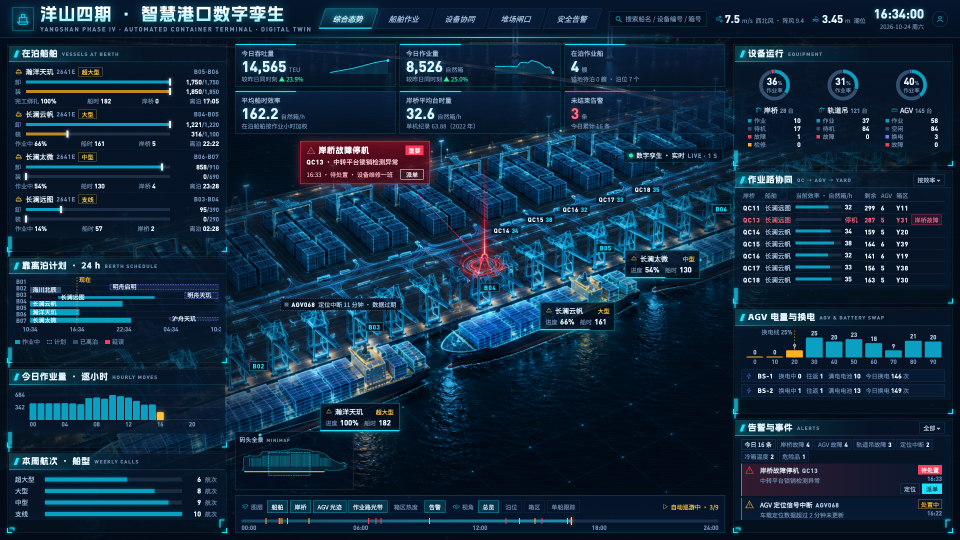
#> input picture docs/design/smart-port/design/final.png, 1920 x 1080 px, found by its file name (shown at 1/2 size)
$ python lum.py ../../docs/design/smart-port/design/final.png
#> lines starting #> are read from the running program, lines starting #| are printed output that depends on the picture
"""量页面截图中央三维区（x 450–1470、y 190–930）的亮度分布，和设计稿对比。

用法：python3 scripts/open-pit/lum.py <截图.png> [<截图2.png> ...]
设计稿（design/final.png）的参考值：RGB 均值 19 / 43 / 58，亮度均值 37、中位 26、90 分位 80、亮度 > 120 的像素占 3.8 %。
第 5 轮起页面越调越亮，评审分数同步下降（见 docs/design/open-pit/11-review-report.md），所以改 3D 之后先跑这个再送评审。
"""
import sys

import numpy as np
from PIL import Image

DESIGN = "docs/design/open-pit/design/final.png"


def stats(path):
#> called with path = 'docs/design/open-pit/design/final.png'
    im = np.asarray(Image.open(path).convert("RGB")).astype(float)
    c = im[190:930, 450:1470]  # 中央三维区，避开两侧栏和上下面板
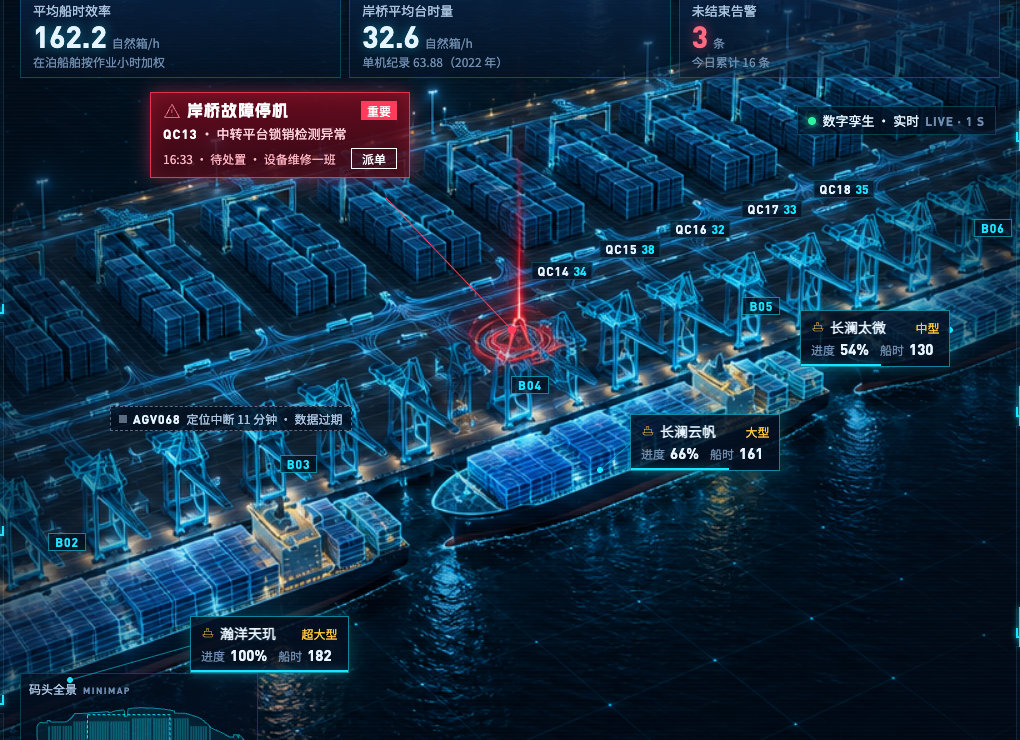
#> c: shape (740, 1020, 3) float64; mean R, G, B 19.2, 48.6, 72.4
    lum = 0.299 * c[..., 0] + 0.587 * c[..., 1] + 0.114 * c[..., 2]
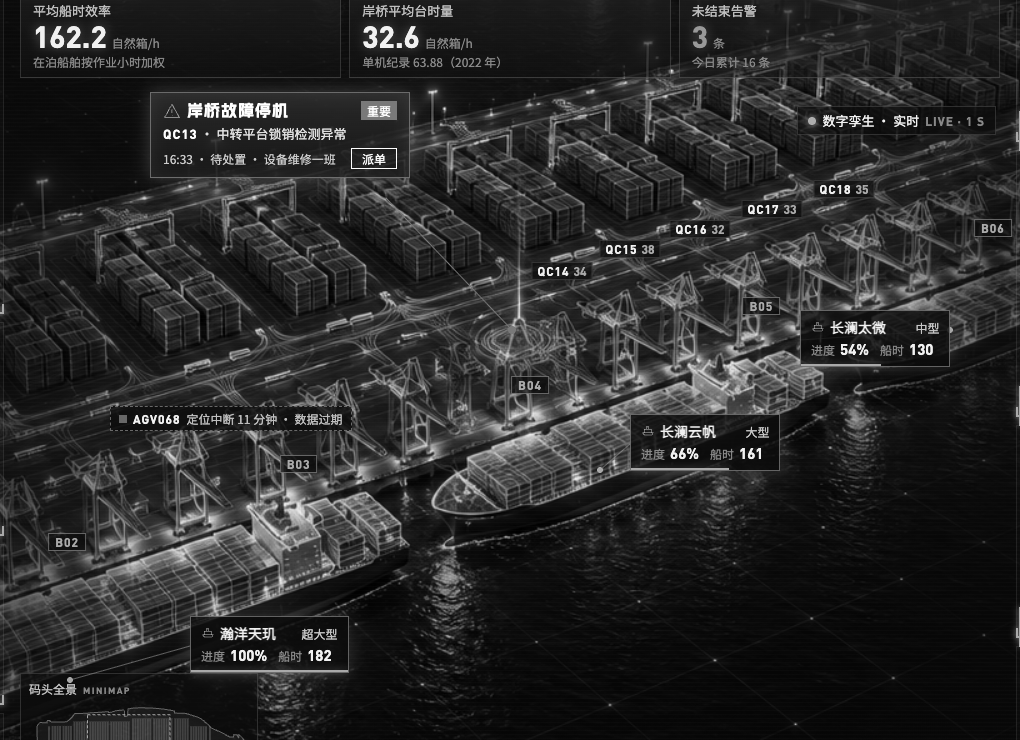
#> lum: shape (740, 1020) float64; min 0.114, max 255, mean 42.6
    p50, p90, p99 = np.percentile(lum, [50, 90, 99])
#> p50 = 29.32; p90 = 94.34; p99 = 190.1
    return c.reshape(-1, 3).mean(0), lum.mean(), (lum > 120).mean() * 100, p50, p90, p99


def show(name, path):
    rgb, mean, bright, p50, p90, p99 = stats(path)
#> rgb = [19.25, 48.64, 72.42]; mean = 42.56; bright = 5.5; p50 = 29.32; p90 = 94.34; p99 = 190.1
    print(f"{name:<22} RGB {rgb[0]:5.1f} {rgb[1]:5.1f} {rgb[2]:5.1f}  亮度均值 {mean:5.1f}  >120 {bright:4.1f}%  p50/p90/p99 {p50:3.0f}/{p90:3.0f}/{p99:3.0f}")
#| 设计稿                    RGB  19.2  48.6  72.4  亮度均值  42.6  >120  5.5%  p50/p90/p99  29/ 94/190


if __name__ == "__main__":
    show("设计稿", DESIGN)
    for p in sys.argv[1:]:
        show(p.split("/")[-1], p)
#| final.png              RGB  19.2  48.6  72.4  亮度均值  42.6  >120  5.5%  p50/p90/p99  29/ 94/190
